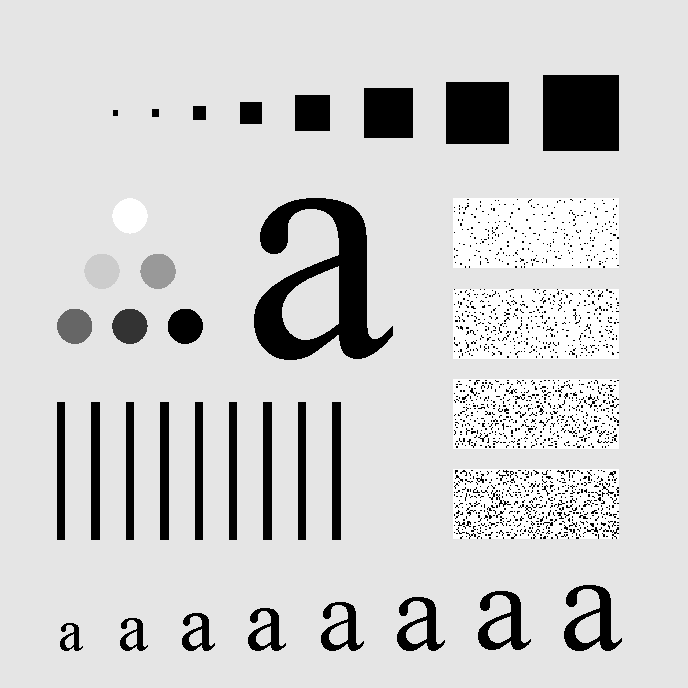
%> input picture Codes for Exercise 3/5.tif, 688 x 688 px
$ octave GaussianHighpassFilter.m   (GNU Octave 9; MATLAB toolbox functions it lacks are replaced by stand-ins)
%> lines starting %> are read from the running program, lines starting %| are printed output that depends on the picture
%in barnamei baraye GAUSSIAN HIGHPASS filter tasvir ast,
%BARAYE EJRAYE BARNAME HAME BARNAME RA ENTEKHAB KARDE(Ctrl+A & Ctrl+C)VA DAR Command
%Window MATLAB PASTE KONID VA MEGHDAR SHOAE D0 RA BEDAHID.
clc;
clear all;
close all;
%tasvire vorudi
IMG_In=imread('5.tif');
%> IMG_In is the input picture: size 688x688 uint8; min 0, max 255, mean 207.3
F = fft2(double(IMG_In));
F1=fftshift(F);

%Gaussian filter
[M N]=size(F);
%> M = 688; N = 688
D0=input('shoaae D0 ra vared konid: ');
%> the answer given: 3
X=0:N-1;
%> X = 688 values from 0 to 687
Y=0:M-1;
%> Y = 688 values from 0 to 687
[X Y]=meshgrid(X,Y);
x=N/2;
%> x = 344
y=M/2;
%> y = 344
ff=((X-x).^2+(Y-y).^2);
HL=exp(-ff./(2*D0).^2);
HH=1-HL;
nn=F1.*HH;
nn1=ifftshift(nn);
IMG_Out=ifft2(nn1);
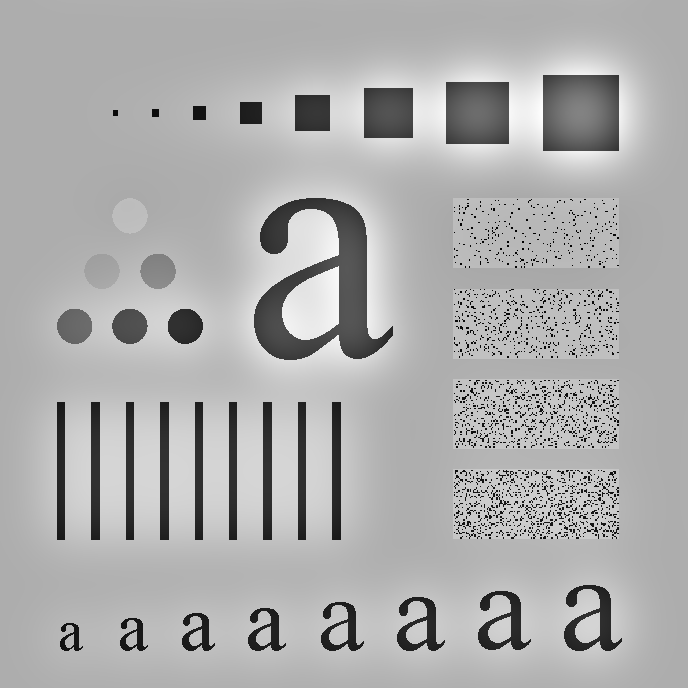
%> IMG_Out: size 688x688 double; min -241, max 113.6, mean 0; drawn with min black and max white

%tarsime tasavir
figure(1);
subplot(1,2,1);imshow(IMG_In);title('tasvire vorudi');
subplot(1,2,2);imshow(abs(IMG_Out),[0 255]);title(['tasvire khoruji Gaussian HLwpass filter ba D0 = ' num2str(D0)]);
%> after `imshow(abs(IMG_Out),[0 255])`:
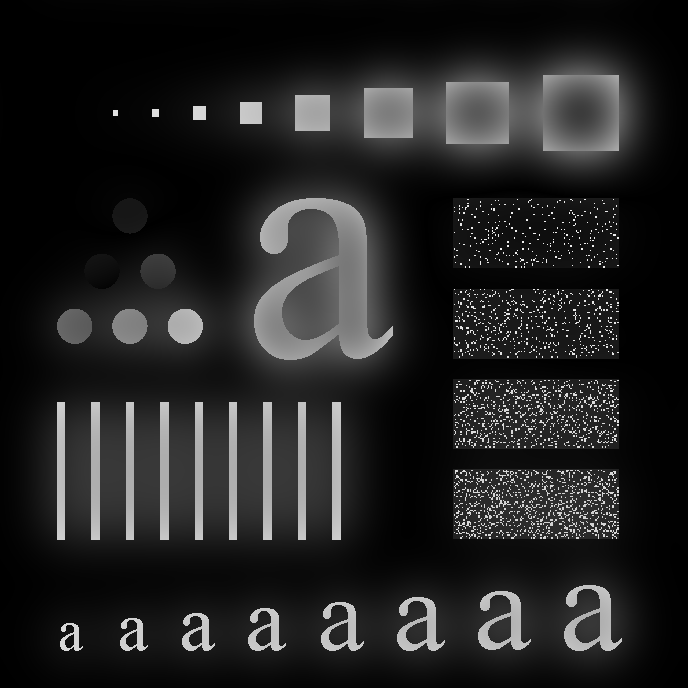
%> displayed picture: size 688x688, on the screen's scale of 0 to 255; min 0, max 241, mean 34.7
figure(2);mesh(X,Y,HH);title('Gaussian e tasvire khoruji');
%> after `title('Gaussian e tasvire khoruji')`:
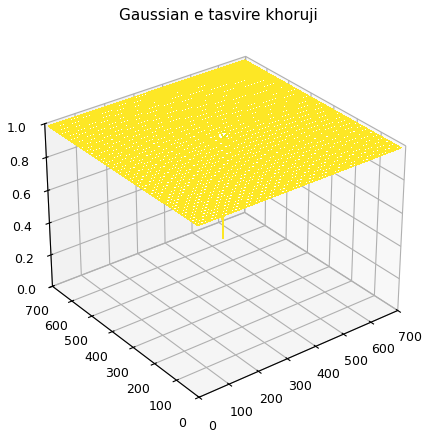
%> figure redrawn from the program's plot data

$ run again, with Codes for Exercise 3/6.tif copied over Codes for Exercise 3/5.tif
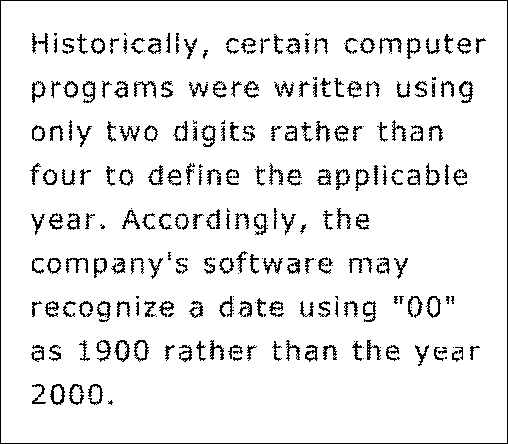
%> input picture Codes for Exercise 3/6.tif, 508 x 444 px
%> IMG_In is the input picture: size 444x508 uint8; 92.1% white; black in thin lines or dots
%> `imshow(abs(IMG_Out),[0 255])`:
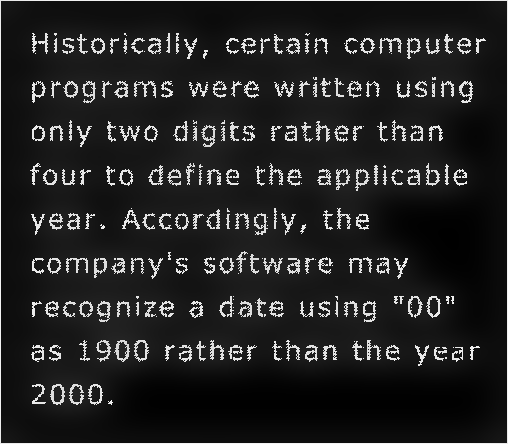
%> displayed picture: size 444x508, on the screen's scale of 0 to 255; min 0, max 243, mean 36
%> `title('Gaussian e tasvire khoruji')`:
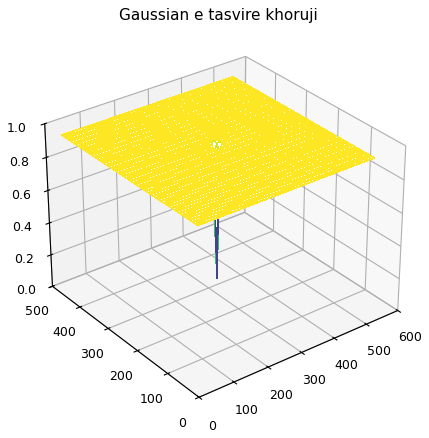
%> figure redrawn from the program's plot data

$ run again, with Codes for Exercise 3/8.tif copied over Codes for Exercise 3/5.tif
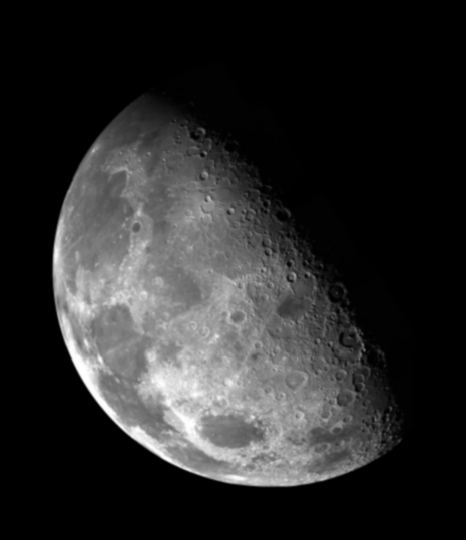
%> input picture Codes for Exercise 3/8.tif, 466 x 540 px
%> IMG_In is the input picture: size 540x466 uint8; min 0, max 254, mean 42.7
%> `IMG_Out=ifft2(nn1);`:
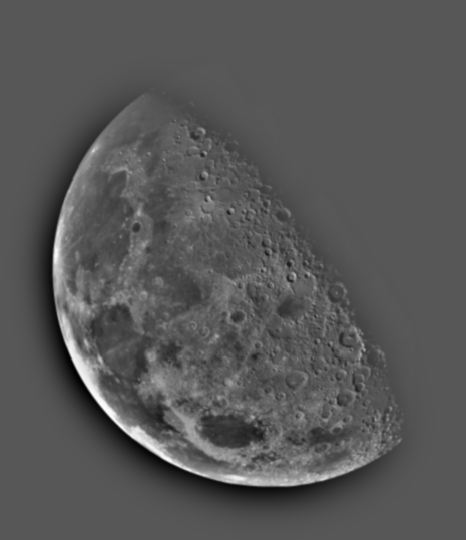
%> IMG_Out: size 540x466 double; min -85.88, max 164, mean 0; drawn with min black and max white
%> `title('Gaussian e tasvire khoruji')`:
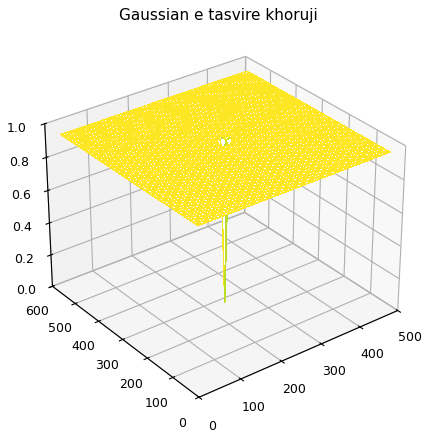
%> figure redrawn from the program's plot data
